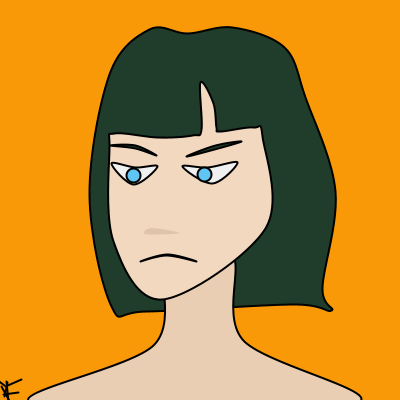
Frame 1 (no input)
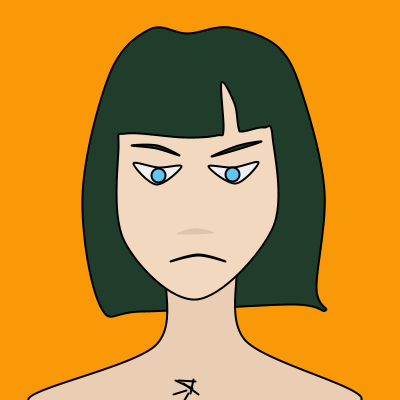
Frame 60 (the mouse pressed at the canvas centre just before this capture)
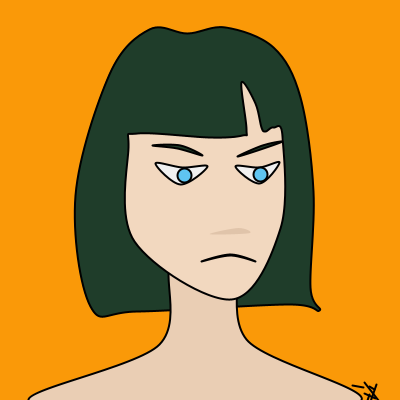
Frame 120 (the mouse held since frame 60 and released just before this capture)

The Processing sketch that drew these frames (run headless with seeded random() and noise(); from frame 60 on, the mouse is pressed at the canvas centre):

// Processing sketch: processing_49033
// ── processing_49033.pde

// My approximation of Blend Morphs, 
// a feature from Anime Studio Pro.
// -- Steve Tiffany, 2012
int x, y, xspeed, yspeed;

void setup() {
  size(400,400);
  smooth();
  noCursor();
  x = 8; y = 393;
  xspeed = 3; yspeed = 0;
}

void draw() {
  background(250,153,8);
  strokeWeight(2);
  stroke(0);
  fill(31,61,42); 
  beginShape(); // hair
  curveVertex(map(x,0,width,233,225), map(y,0,height,25,28));
  curveVertex(map(x,0,width,285,272), map(y,0,height,50,47));
  curveVertex(map(x,0,width,306,300), map(y,0,height,101,97));
  curveVertex(map(x,0,width,336,311), map(y,0,height,209,191));
  curveVertex(map(x,0,width,323,309), map(y,0,height,286,288));
  curveVertex(map(x,0,width,332,318), map(y,0,height,304,311));
  curveVertex(map(x,0,width,294,288), map(y,0,height,325,304));
  curveVertex(map(x,0,width,147,137), map(y,0,height,335,311)); 
  curveVertex(map(x,0,width,112,88), map(y,0,height,300,307)); 
  curveVertex(map(x,0,width,90,74), map(y,0,height,166,196)); 
  curveVertex(map(x,0,width,109,109), map(y,0,height,82,74));
  curveVertex(map(x,0,width,149,149), map(y,0,height,32,29));
  curveVertex(map(x,0,width,187,187), map(y,0,height,25,34));
  // To make a closed curve, the last three lines
  // are always the same as the first three...
  curveVertex(map(x,0,width,233,225), map(y,0,height,25,28));
  curveVertex(map(x,0,width,285,272), map(y,0,height,50,47));
  curveVertex(map(x,0,width,306,300), map(y,0,height,101,97));
  endShape();

  fill(234,206,180); 
  beginShape(); // shoulders & neck
  curveVertex(map(x,0,width,167,173), map(y,0,height,239,259));
  curveVertex(map(x,0,width,231,234), map(y,0,height,242,253));
  curveVertex(map(x,0,width,242,247), map(y,0,height,330,340));
  curveVertex(map(x,0,width,355,355), map(y,0,height,403,403));
  curveVertex(map(x,0,width,33,33), map(y,0,height,403,403));
  curveVertex(map(x,0,width,154,160), map(y,0,height,329,345));
  curveVertex(map(x,0,width,167,173), map(y,0,height,239,259));
  curveVertex(map(x,0,width,231,234), map(y,0,height,242,253));
  curveVertex(map(x,0,width,242,247), map(y,0,height,330,340));
  endShape();
  
  fill(242,216,191);   
  beginShape(); // head
  curveVertex(map(x,0,width,156,215), map(y,0,height,79,139));
  curveVertex(map(x,0,width,191,247), map(y,0,height,77,137));
  curveVertex(map(x,0,width,200,251), map(y,0,height,74,130));
  curveVertex(map(x,0,width,200,246), map(y,0,height,55,83));
  curveVertex(map(x,0,width,213,260), map(y,0,height,64,104));
  curveVertex(map(x,0,width,215,266), map(y,0,height,79,128));
  curveVertex(map(x,0,width,219,270), map(y,0,height,83,132));
  curveVertex(map(x,0,width,253,276), map(y,0,height,93,128));
  curveVertex(map(x,0,width,262,285), map(y,0,height,110,137));
  curveVertex(map(x,0,width,265,282), map(y,0,height,216,229));
  curveVertex(map(x,0,width,161,238), map(y,0,height,278,300));
  curveVertex(map(x,0,width,113,137), map(y,0,height,224,242));
  curveVertex(map(x,0,width,109,130), map(y,0,height,122,148));
  curveVertex(map(x,0,width,114,140), map(y,0,height,95,134));
  curveVertex(map(x,0,width,156,215), map(y,0,height,79,139));
  curveVertex(map(x,0,width,191,247), map(y,0,height,77,137));
  curveVertex(map(x,0,width,200,251), map(y,0,height,74,130));
  endShape();

  fill(240);  
  beginShape(); // right eye
  curveVertex(map(x,0,width,181,241), map(y,0,height,137,167));
  curveVertex(map(x,0,width,206,265), map(y,0,height,116,168));
  curveVertex(map(x,0,width,237,284), map(y,0,height,141,163));
  curveVertex(map(x,0,width,211,264), map(y,0,height,133,184));
  curveVertex(map(x,0,width,181,241), map(y,0,height,137,167));
  curveVertex(map(x,0,width,206,265), map(y,0,height,116,168));
  curveVertex(map(x,0,width,237,284), map(y,0,height,141,163));
  endShape();

  beginShape(); // left eye
  curveVertex(map(x,0,width,111,160), map(y,0,height,141,164));
  curveVertex(map(x,0,width,134,187), map(y,0,height,114,168));
  curveVertex(map(x,0,width,156,212), map(y,0,height,137,167));
  curveVertex(map(x,0,width,132,185), map(y,0,height,132,185));
  curveVertex(map(x,0,width,111,160), map(y,0,height,141,164));
  curveVertex(map(x,0,width,134,187), map(y,0,height,114,168));
  curveVertex(map(x,0,width,156,212), map(y,0,height,137,167));
  endShape();
  
  fill(95,197,242); // irises
  ellipse(map(x,0,width,203,266), map(y,0,height,125,175), 14, 14);
  ellipse(map(x,0,width,132,190), map(y,0,height,123,176), 14, 14);
  
  fill(31,61,42); 
  beginShape(); // right eyebrow
  curveVertex(map(x,0,width,185,242), map(y,0,height,93,158));
  curveVertex(map(x,0,width,214,267), map(y,0,height,101,146));
  curveVertex(map(x,0,width,241,286), map(y,0,height,126,142));
  curveVertex(map(x,0,width,213,265), map(y,0,height,102,150));
  curveVertex(map(x,0,width,185,242), map(y,0,height,93,158));
  curveVertex(map(x,0,width,214,267), map(y,0,height,101,146));
  curveVertex(map(x,0,width,241,286), map(y,0,height,126,142));
  endShape();

  beginShape(); // left eyebrow
  curveVertex(map(x,0,width,110,157), map(y,0,height,118,146));
  curveVertex(map(x,0,width,134,185), map(y,0,height,99,146));
  curveVertex(map(x,0,width,155,207), map(y,0,height,93,157));
  curveVertex(map(x,0,width,135,182), map(y,0,height,101,149));
  curveVertex(map(x,0,width,110,157), map(y,0,height,118,146));
  curveVertex(map(x,0,width,134,185), map(y,0,height,99,146));
  curveVertex(map(x,0,width,155,207), map(y,0,height,93,157));
  endShape();

  fill(224,196,170); noStroke(); 
  beginShape(); // nose
  curveVertex(map(x,0,width,150,247), map(y,0,height,173,229)); 
  curveVertex(map(x,0,width,178,256), map(y,0,height,188,234));
  curveVertex(map(x,0,width,144,216), map(y,0,height,188,235));
  curveVertex(map(x,0,width,150,247), map(y,0,height,173,229));
  curveVertex(map(x,0,width,178,256), map(y,0,height,188,234));
  curveVertex(map(x,0,width,144,216), map(y,0,height,188,235));
  endShape();

//  fill(252,226,201);   
//  ellipse(map(x,0,width,150,247), map(y,0,height,164,220),16,16);
//  if (x<(width/2)) {
//    line(map(x,0,width,144,216), map(y,0,height,188,235),map(x,0,width,164,229), map(y,0,height,140,170)); 
//  } else {
//    line(map(x,0,width,178,256), map(y,0,height,188,234),map(x,0,width,164,235), map(y,0,height,140,170)); 
//  }

  fill(149,59,69); //strokeWeight(4); 
  //stroke(234,109,109);
  stroke(0);
  beginShape(); // mouth
  curveVertex(map(x,0,width,139,207), map(y,0,height,212,262));
  curveVertex(map(x,0,width,166,237), map(y,0,height,208,255));
  curveVertex(map(x,0,width,195,261), map(y,0,height,212,262));
  curveVertex(map(x,0,width,165,237), map(y,0,height,231,256));
  curveVertex(map(x,0,width,139,207), map(y,0,height,212,262));
  curveVertex(map(x,0,width,166,237), map(y,0,height,208,255));
  curveVertex(map(x,0,width,195,261), map(y,0,height,212,262));
  endShape();

  if (y<390) {stroke(255);} else {stroke(0);} // fluttery bug
  //strokeWeight(2);
  for (int j = 0; j < 6; j++) {
    int x1 = x + int(random(-15,15));
    int x2 = x + int(random(-15,15));
    int y1 = y + int(random(-15,15));
    int y2 = y + int(random(-15,15));
    line(x1,y1,x2,y2);
  }
  x = x + xspeed; y = y + yspeed;
  if (x >392) {
    if (y > 390) {
      xspeed = -2; yspeed = -3;
    } else {
      xspeed = -3;
    }
  }
  if (y < 7)  {yspeed = 2;}
  if (x < 7) {xspeed = 2;}
  if (y > 393) {
    y = 393; yspeed = 0;
    if (x<200) {
      xspeed = 4;
    } else {xspeed = -4;}
  }
  if (x < 7 && y> 390) {xspeed = 2; yspeed = -4;}
  if (int(random(6))<1 && y < 390) {
    xspeed = xspeed + int(random(-2,2));
    yspeed = yspeed + int(random(-2,2));
  }
}
